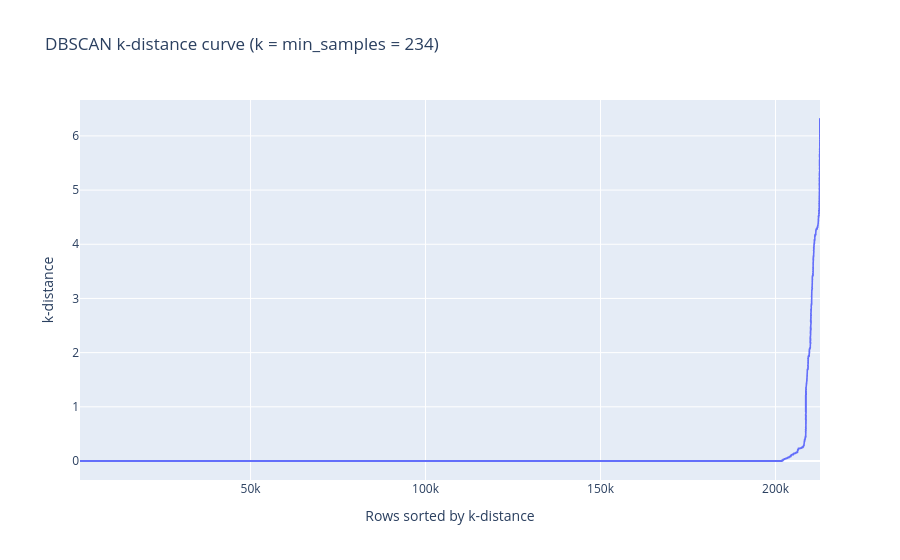

Notebook cell for this chart:
### Code cell
if RUN_KAIRO and RUN_KAIRO_K_DISTANCE:
    kairo_k_plot = timed("k-distance", "kairo", lambda: kairo.plot_dbscan_k_distance(
        kairo_compressed, min_samples=MIN_SAMPLES, distance=DISTANCE))

k_distances, counts = timed("k-distance", "fast", lambda: fast_k_distances(compressed_features, MIN_SAMPLES, DISTANCE))

if RUN_KAIRO and RUN_KAIRO_K_DISTANCE:
    gap = np.abs(np.sort(np.repeat(k_distances, counts)) - np.sort(kairo_k_plot.data[0].y)).max()
    CHECKS["k-distance"] = f"largest gap between the curves {gap:.1e}"

k_distances_plot = fast_plot_k_distance(k_distances, counts, MIN_SAMPLES)
k_distances_plot.show()

### Figure 1 — Plotly figure (JSON) as saved in the notebook; plotly's stock layout.template omitted (floating-point values rounded to 4 significant figures; data arrays with more than 128 entries replaced by an {"elided": "..."} marker saying what was removed)
{"data": [{"hovertemplate": "Rows sorted by k-distance=%{x}<br>k-distance=%{y}<extra></extra>", "legendgroup": "", "line": {"color": "#636efa", "dash": "solid", "shape": "hv"}, "marker": {"symbol": "circle"}, "mode": "lines", "name": "", "showlegend": false, "type": "scattergl", "x": {"elided": "1146 int values"}, "xaxis": "x", "y": {"elided": "1146 float values"}, "yaxis": "y"}], "layout": {"legend": {"tracegroupgap": 0}, "title": {"text": "DBSCAN k-distance curve (k = min_samples = 234)"}, "xaxis": {"anchor": "y", "domain": [0, 1], "title": {"text": "Rows sorted by k-distance"}}, "yaxis": {"anchor": "x", "domain": [0, 1], "title": {"text": "k-distance"}}}}
